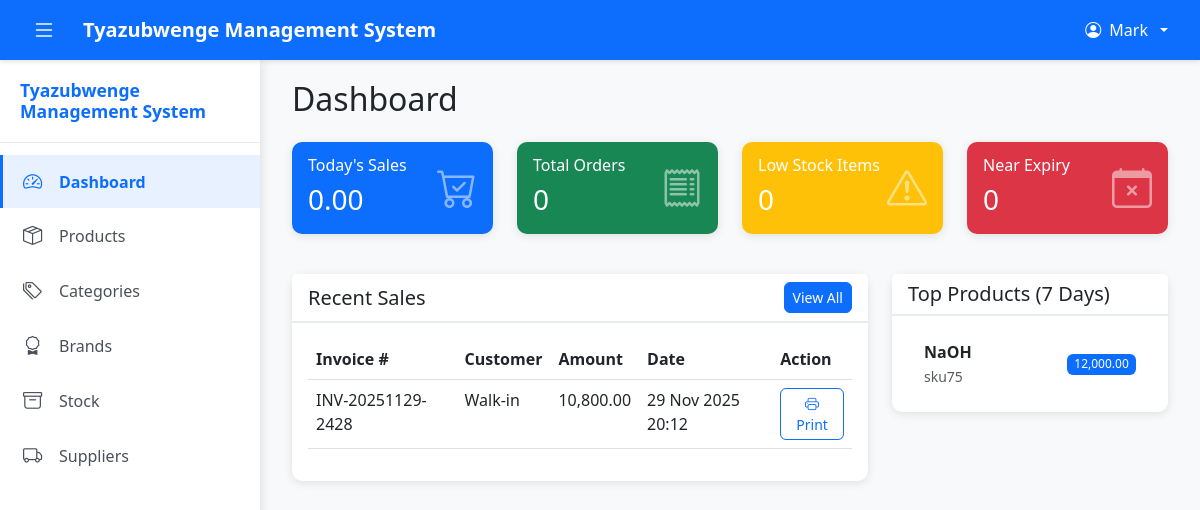
Screenshot of /index.php (signed in) with the database file from the repository.
### tables this page shows
CREATE TABLE `sales` (
  `id` int(11) NOT NULL,
  `invoice_number` varchar(50) NOT NULL,
  `customer_id` int(11) DEFAULT NULL,
  `branch_id` int(11) NOT NULL,
  `user_id` int(11) NOT NULL,
  `total_amount` decimal(10,2) NOT NULL,
  `discount` decimal(10,2) DEFAULT 0.00,
  `tax` decimal(10,2) DEFAULT 0.00,
  `final_amount` decimal(10,2) NOT NULL,
  `payment_method` enum('cash','mobile_money','bank_transfer','credit') DEFAULT 'cash',
  `payment_status` enum('paid','pending','partial') DEFAULT 'paid',
  `sale_type` enum('retail','wholesale') DEFAULT 'retail',
  `notes` text DEFAULT NULL,
  `created_at` timestamp NOT NULL DEFAULT current_timestamp(),
  `local_id` varchar(100) DEFAULT NULL,
  `updated_at` timestamp NOT NULL DEFAULT current_timestamp() ON UPDATE current_timestamp()
);

CREATE TABLE `products` (
  `id` int(11) NOT NULL,
  `name` varchar(200) NOT NULL,
  `sku` varchar(50) NOT NULL,
  `barcode` varchar(100) DEFAULT NULL,
  `category_id` int(11) DEFAULT NULL,
  `brand_id` int(11) DEFAULT NULL,
  `description` text DEFAULT NULL,
  `unit` enum('kg','g','mg') DEFAULT 'g',
  `retail_price` decimal(10,2) NOT NULL,
  `wholesale_price` decimal(10,2) NOT NULL,
  `cost_price` decimal(10,2) NOT NULL,
  `min_stock_level` decimal(10,3) DEFAULT 0.000,
  `status` enum('active','inactive') DEFAULT 'active',
  `created_at` timestamp NOT NULL DEFAULT current_timestamp(),
  `updated_at` timestamp NOT NULL DEFAULT current_timestamp() ON UPDATE current_timestamp()
);

### classes/Sale.php (called while the page is built, shortened)
<?php
require_once __DIR__ . '/../config/database.php';
require_once __DIR__ . '/../config/config.php';
require_once __DIR__ . '/Stock.php';
class Sale {
    private $conn;
    private $table = "sales";
    public function __construct() {
        $database = new Database();
        $this->conn = $database->getConnection();
    }
    public function getAll($page = 1, $limit = 10, $branchId = null, $dateFrom = null, $dateTo = null) {
        $offset = ($page - 1) * $limit;
        $query = "SELECT s.*, c.name as customer_name, u.full_name as user_name, b.name as branch_name
                  FROM " . $this->table . " s
                  LEFT JOIN customers c ON s.customer_id = c.id
                  JOIN users u ON s.user_id = u.id
                  JOIN branches b ON s.branch_id = b.id
                  WHERE 1=1";
        if ($branchId) {
            $query .= " AND s.branch_id = :branch_id";
        }
        $query .= " ORDER BY s.created_at DESC LIMIT :limit OFFSET :offset";
        $stmt = $this->conn->prepare($query);
        if ($branchId) {
            $stmt->bindParam(':branch_id', $branchId);
        }
        $stmt->bindValue(':limit', (int)$limit, PDO::PARAM_INT);
        $stmt->bindValue(':offset', (int)$offset, PDO::PARAM_INT);
        $stmt->execute();
        return $stmt->fetchAll();
    }
    public function getSalesSummary($branchId = null, $dateFrom = null, $dateTo = null) {
        $query = "SELECT
                    COUNT(*) as total_sales,
                    SUM(final_amount) as total_revenue,
                    SUM(total_amount) as total_before_discount,
                    SUM(discount) as total_discount,
                    SUM(tax) as total_tax
                  FROM " . $this->table . "
                  WHERE payment_status = 'paid'";
        if ($branchId) {
            $query .= " AND branch_id = :branch_id";
        }
        if ($dateFrom) {
            $query .= " AND DATE(created_at) >= :date_from";
        }
        if ($dateTo) {
            $query .= " AND DATE(created_at) <= :date_to";
        }
        $stmt = $this->conn->prepare($query);
        if ($branchId) {
            $stmt->bindParam(':branch_id', $branchId);
        }
        if ($dateFrom) {
            $stmt->bindParam(':date_from', $dateFrom);
        }
        if ($dateTo) {
            $stmt->bindParam(':date_to', $dateTo);
        }
        $stmt->execute();
        return $stmt->fetch();
    }
}
?>

### config/database.php (called while the page is built, shortened)
<?php
class Database {
    private $host = "localhost";
    private $db_name = "tyazubwenge_db";
    private $username = "root";
    private $password = "";
    public function getConnection() {
        $this->conn = null;
        try {
            $this->conn = new PDO(
                "mysql:host=" . $this->host . ";dbname=" . $this->db_name . ";charset=utf8mb4",
                $this->username,
                $this->password,
                [
                    PDO::ATTR_ERRMODE => PDO::ERRMODE_EXCEPTION,
                    PDO::ATTR_DEFAULT_FETCH_MODE => PDO::FETCH_ASSOC,
                    PDO::ATTR_EMULATE_PREPARES => false
                ]
            );
        } catch(PDOException $e) {
            error_log("Connection Error: " . $e->getMessage());
        }
        return $this->conn;
    }
}
?>

### classes/Stock.php (called while the page is built, shortened)
<?php
require_once __DIR__ . '/../config/database.php';
require_once __DIR__ . '/../config/config.php';
class Stock {
    private $conn;
    private $inventoryTable = "stock_inventory";
    public function __construct() {
        $database = new Database();
        $this->conn = $database->getConnection();
    }
    public function getLowStock($branchId = null) {
        $query = "SELECT si.*, p.name as product_name, p.sku, p.min_stock_level
                  FROM " . $this->inventoryTable . " si
                  JOIN products p ON si.product_id = p.id
                  WHERE si.quantity <= p.min_stock_level";
        if ($branchId) {
            $query .= " AND si.branch_id = :branch_id";
        }
        $stmt = $this->conn->prepare($query);
        if ($branchId) {
            $stmt->bindParam(':branch_id', $branchId);
        }
        $stmt->execute();
        return $stmt->fetchAll();
    }
    public function getNearExpiry($branchId = null, $days = 30) {
        $query = "SELECT si.*, p.name as product_name, p.sku,
                         DATEDIFF(si.expiry_date, CURDATE()) as days_remaining
                  FROM " . $this->inventoryTable . " si
                  JOIN products p ON si.product_id = p.id
                  WHERE si.expiry_date IS NOT NULL
                  AND si.expiry_date <= DATE_ADD(CURDATE(), INTERVAL :days DAY)
                  AND si.expiry_date >= CURDATE()";
        if ($branchId) {
            $query .= " AND si.branch_id = :branch_id";
        }
        $query .= " ORDER BY si.expiry_date ASC";
        $stmt = $this->conn->prepare($query);
        $stmt->bindParam(':days', $days, PDO::PARAM_INT);
        if ($branchId) {
            $stmt->bindParam(':branch_id', $branchId);
        }
        $stmt->execute();
        return $stmt->fetchAll();
    }
}
?>

### config/config.php (called while the page is built, shortened)
<?php
require_once __DIR__ . '/database.php';
function formatCurrency($amount) {
    return number_format($amount, 2);
}
function formatDateTime($datetime) {
    return date('d M Y H:i', strtotime($datetime));
}
?>

### classes/Report.php (called while the page is built, shortened)
<?php
require_once __DIR__ . '/../config/database.php';
class Report {
    private $conn;
    public function __construct() {
        $database = new Database();
        $this->conn = $database->getConnection();
    }
    public function getTopProducts($branchId = null, $dateFrom = null, $dateTo = null, $limit = 10) {
        $query = "SELECT p.id, p.name, p.sku,
                         SUM(si.quantity) as total_quantity_sold,
                         SUM(si.subtotal) as total_revenue,
                         COUNT(DISTINCT si.sale_id) as times_sold
                  FROM sale_items si
                  JOIN products p ON si.product_id = p.id
                  JOIN sales s ON si.sale_id = s.id
                  WHERE s.payment_status = 'paid'";
        if ($branchId) {
            $query .= " AND s.branch_id = :branch_id";
        }
        if ($dateFrom) {
            $query .= " AND DATE(s.created_at) >= :date_from";
        }
        if ($dateTo) {
            $query .= " AND DATE(s.created_at) <= :date_to";
        }
        $query .= " GROUP BY p.id, p.name, p.sku
                   ORDER BY total_revenue DESC
                   LIMIT :limit";
        $stmt = $this->conn->prepare($query);
        if ($branchId) {
            $stmt->bindParam(':branch_id', $branchId);
        }
        if ($dateFrom) {
            $stmt->bindParam(':date_from', $dateFrom);
        }
        if ($dateTo) {
            $stmt->bindParam(':date_to', $dateTo);
        }
        $stmt->bindValue(':limit', (int)$limit, PDO::PARAM_INT);
        $stmt->execute();
        return $stmt->fetchAll();
    }
}
?>

### index.php (the view, shortened to what this page needs)
<?php
require_once 'config/config.php';
require_once 'classes/Sale.php';
require_once 'classes/Stock.php';
require_once 'classes/Report.php';
$sale = new Sale();
$stock = new Stock();
$report = new Report();
$branchId = $_SESSION['branch_id'] ?? null;
$todaySummary = $sale->getSalesSummary($branchId, date('Y-m-d'), date('Y-m-d'));
$todaySummary = $todaySummary ?: ['total_sales' => 0, 'total_revenue' => 0];
$lowStock = $stock->getLowStock($branchId);
$nearExpiry = $stock->getNearExpiry($branchId, 30);
$topProducts = $report->getTopProducts($branchId, date('Y-m-d', strtotime('-7 days')), date('Y-m-d'), 5);
$recentSales = $sale->getAll(1, 5, $branchId);
?>
<!DOCTYPE html>
<html lang="en">
<head>
    <link href="https://cdn.jsdelivr.net/npm/bootstrap@5.3.0/dist/css/bootstrap.min.css" rel="stylesheet">
    <link rel="stylesheet" href="https://cdn.jsdelivr.net/npm/bootstrap-icons@1.11.0/font/bootstrap-icons.css">
    <link rel="stylesheet" href="assets/css/style.css">
</head>
<body>
    <?php include 'includes/header.php'; ?>
    <div class="main-content">
        <div class="container-fluid">
        <div class="row">
            <div class="col-12">
                <h2 class="mb-4">Dashboard</h2>
            </div>
        </div>
        <div class="row mb-4">
            <div class="col-md-3 mb-3">
                <div class="card bg-primary text-white">
                    <div class="card-body">
                        <div class="d-flex justify-content-between align-items-center">
                            <div>
                                <h6 class="card-subtitle mb-2">Today's Sales</h6>
                                <h3 class="mb-0"><?php echo formatCurrency($todaySummary['total_revenue'] ?? 0); ?></h3>
                            </div>
                            <i class="bi bi-cart-check fs-1 opacity-50"></i>
                        </div>
                    </div>
                </div>
            </div>
            <div class="col-md-3 mb-3">
                <div class="card bg-success text-white">
                    <div class="card-body">
                        <div class="d-flex justify-content-between align-items-center">
                            <div>
                                <h6 class="card-subtitle mb-2">Total Orders</h6>
                                <h3 class="mb-0"><?php echo $todaySummary['total_sales'] ?? 0; ?></h3>
                            </div>
                            <i class="bi bi-receipt fs-1 opacity-50"></i>
                        </div>
                    </div>
                </div>
            </div>
            <div class="col-md-3 mb-3">
                <div class="card bg-warning text-white">
                    <div class="card-body">
                        <div class="d-flex justify-content-between align-items-center">
                            <div>
                                <h6 class="card-subtitle mb-2">Low Stock Items</h6>
                                <h3 class="mb-0"><?php echo count($lowStock); ?></h3>
                            </div>
                            <i class="bi bi-exclamation-triangle fs-1 opacity-50"></i>
                        </div>
                    </div>
                </div>
            </div>
            <div class="col-md-3 mb-3">
                <div class="card bg-danger text-white">
                    <div class="card-body">
                        <div class="d-flex justify-content-between align-items-center">
                            <div>
                                <h6 class="card-subtitle mb-2">Near Expiry</h6>
                                <h3 class="mb-0"><?php echo count($nearExpiry); ?></h3>
                            </div>
                            <i class="bi bi-calendar-x fs-1 opacity-50"></i>
                        </div>
                    </div>
                </div>
            </div>
        </div>
        <div class="row">
            <div class="col-md-8 mb-4">
                <div class="card">
                    <div class="card-header d-flex justify-content-between align-items-center">
                        <h5 class="mb-0">Recent Sales</h5>
                        <a href="sales.php" class="btn btn-sm btn-primary">View All</a>
                    </div>
                    <div class="card-body">
                        <div class="table-responsive">
                            <table class="table table-hover">
                                <thead>
                                    <tr>
                                        <th>Invoice #</th>
                                        <th>Customer</th>
                                        <th>Amount</th>
                                        <th>Date</th>
                                        <th>Action</th>
                                    </tr>
                                </thead>
                                <tbody>
                                    <?php if (empty($recentSales)): ?>
                                        <tr>
                                            <td colspan="5" class="text-center text-muted">No sales today</td>
                                        </tr>
                                    <?php else: ?>
                                        <?php foreach ($recentSales as $saleItem): ?>
                                            <tr>
                                                <td><?php echo $saleItem['invoice_number']; ?></td>
                                                <td><?php echo $saleItem['customer_name'] ?? 'Walk-in'; ?></td>
                                                <td><?php echo formatCurrency($saleItem['final_amount']); ?></td>
                                                <td><?php echo formatDateTime($saleItem['created_at']); ?></td>
                                                <td>
                                                    <a href="invoice.php?id=<?php echo $saleItem['id']; ?>" class="btn btn-sm btn-outline-primary" target="_blank">
                                                        <i class="bi bi-printer"></i> Print
                                                    </a>
                                                </td>
                                            </tr>
                                        <?php endforeach; ?>
                                    <?php endif; ?>
                                </tbody>
                            </table>
                        </div>
                    </div>
                </div>
            </div>
            <div class="col-md-4 mb-4">
                <div class="card mb-3">
                    <div class="card-header">
                        <h5 class="mb-0">Top Products (7 Days)</h5>
                    </div>
                    <div class="card-body">
                        <?php if (empty($topProducts)): ?>
                            <p class="text-muted mb-0">No data available</p>
                        <?php else: ?>
                            <ul class="list-group list-group-flush">
                                <?php foreach ($topProducts as $product): ?>
                                    <li class="list-group-item d-flex justify-content-between align-items-center">
                                        <div>
                                            <strong><?php echo $product['name']; ?></strong><br>
                                            <small class="text-muted"><?php echo $product['sku']; ?></small>
                                        </div>
                                        <span class="badge bg-primary"><?php echo formatCurrency($product['total_revenue']); ?></span>
                                    </li>
                                <?php endforeach; ?>
                            </ul>
                        <?php endif; ?>
                    </div>
                </div>
            </div>
        </div>
        </div>
    </div>
</body>
</html>

### rows the page displays
sales: invoice_number "INV-20251129-2428", customer_name "Walk-in", final_amount "10,800.00", created_at "29 Nov 2025 20:12"
products: name "NaOH", sku "sku75", total_revenue "12,000.00"

### other values shown
SITE_NAME "Tyazubwenge Management System"
$_SESSION['full_name'] "Mark"
formatCurrency($todaySummary['total_revenue'] ?? 0) "0.00"
$todaySummary['total_sales'] "0"
count($lowStock) "0"
count($nearExpiry) "0"
